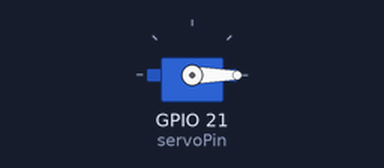
A sketch run on a simulated ESP32. Parts: servo.

Above: at 0.05 s.
At 1.5 s:
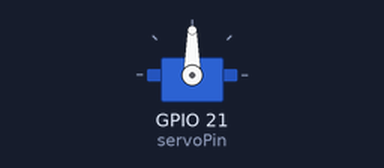
At 3.0 s:
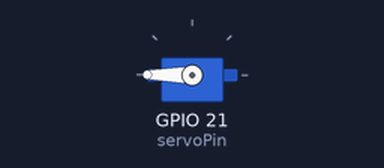
Timing chart, 0 to 6.9 s (numbered marks = the images above):
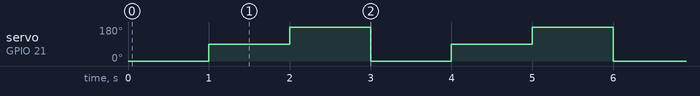

Measured:
- by itself, servo on GPIO 21 (servoPin): repeats every 3.0 s: 180° 1.0 s, 0° 1.0 s, 90° 1.0 s

The sketch:

sketch_may23a.ino
```cpp
#include <ESP32Servo.h>

Servo servo;  // Crear un objeto de tipo Servo

int servoPin = 21;  // El pin al que está conectado el servo

void setup() {
  servo.attach(servoPin);  // Asignar el pin al objeto servo
}

void loop() {
  // Mover el servo a la posición inicial
  servo.write(0);
  delay(1000);  // Esperar 1 segundo

  // Mover el servo a la posición central
  servo.write(90);
  delay(1000);  // Esperar 1 segundo

  // Mover el servo a la posición final
  servo.write(180);
  delay(1000);  // Esperar 1 segundo
}
```
